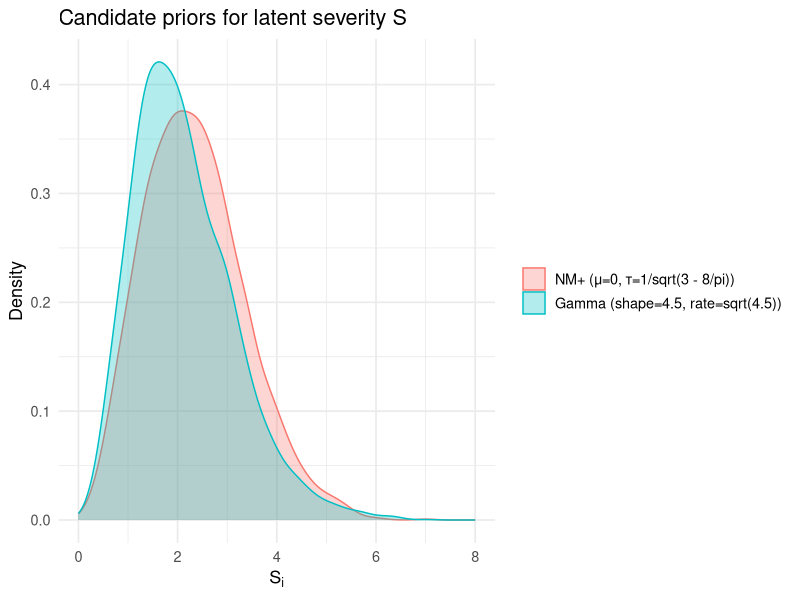

The R script that drew this image:
## ---- chunk 1
knitr::opts_chunk$set(
  echo = TRUE,
  message = FALSE,
  warning = FALSE,
  fig.path = "README_files/"
)
## ---- chunk 2
library(dplyr)
library(tidyr)
library(ggplot2)
sample_NM <- function(n, mu0, tau, grid_size = 1e4) {
  x_vals <- seq(0, mu0 + 6 * tau, length.out = grid_size)
  dens_vals <- 2 * (x_vals^2) / (sqrt(2 * pi) * tau^3) * 
    exp(-((x_vals - mu0)^2) / (2 * tau^2))
  dx <- x_vals[2] - x_vals[1]
  dens_vals <- dens_vals / sum(dens_vals * dx)
  
  cdf_vals <- cumsum(dens_vals * dx)
  
  # Sample from uniform and interpolate inverse CDF
  u <- runif(n)
  samples <- approx(cdf_vals, x_vals, xout = u, rule = 2)$y
  
  return(samples)
}
N = 5000
vart = 1/sqrt(3 - 8/pi)
Si_nm  <- sample_NM(N, mu0 = 0, tau = vart)          
Si_gam <- rgamma(N, shape = 4.5, rate = sqrt(4.5))                

df <- tibble(
  NMplus = Si_nm,
  Gamma  = Si_gam
) |> 
  pivot_longer(everything(), names_to = "Distribution", values_to = "Si") |>
  mutate(
    Distribution = factor(
      Distribution,
      levels = c("NMplus", "Gamma"),
      labels = c("NM+ (μ=0, τ=1/sqrt(3 - 8/pi))", "Gamma (shape=4.5, rate=sqrt(4.5))")
    )
  )

ggplot(df, aes(x = Si, fill = Distribution, color = Distribution)) +
  geom_density(alpha = 0.3, adjust = 1.2) +
  scale_x_continuous(limits = c(0, 8)) +
  labs(
    title = "Candidate priors for latent severity S",
    x = expression(S[i]), y = "Density"
  ) +
  theme_minimal(base_size = 13) +
  theme(legend.title = element_blank())
## ---- chunk 3
# rmarkdown::render(
#     "README.Rmd",
#     output_format = "rmarkdown::github_document",
#     output_file = "README.md"
# )
